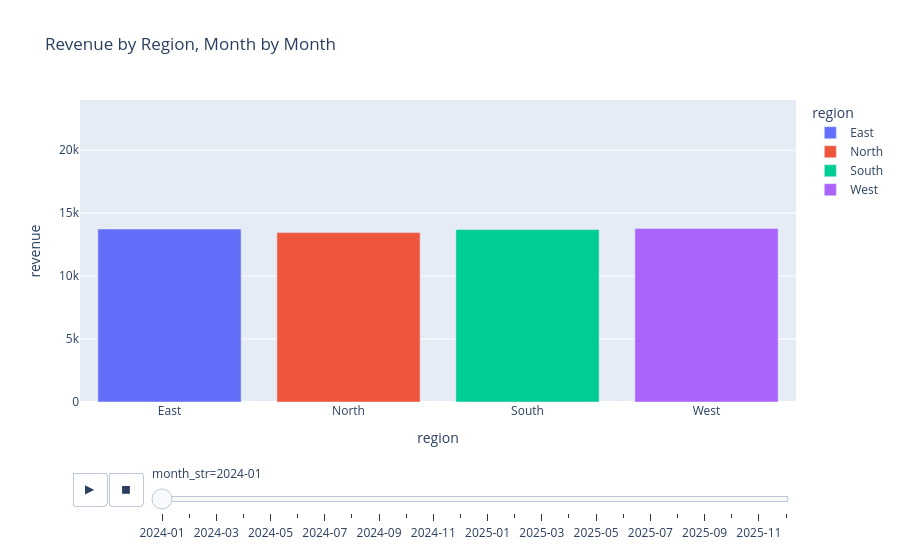

Notebook code for this chart:
### Markdown cell above
### Interactive explorer: animated revenue by region

### Code cell
ra = sales.groupby(['month', 'region'], as_index=False)['revenue'].sum()
ra['month_str'] = ra['month'].dt.strftime('%Y-%m')
fig = px.bar(ra, x='region', y='revenue', color='region', animation_frame='month_str',
             range_y=[0, ra['revenue'].max() * 1.1], title='Revenue by Region, Month by Month')
fig.write_html('html_exports/animated_revenue.html')
fig.show()

### Figure 1 — Plotly figure (JSON) as saved in the notebook; plotly's stock layout.template omitted (floating-point values rounded to 4 significant figures)
{"data": [{"hovertemplate": "region=%{x}<br>month_str=2024-01<br>revenue=%{y}<extra></extra>", "legendgroup": "East", "marker": {"color": "#636efa", "pattern": {"shape": ""}}, "name": "East", "orientation": "v", "showlegend": true, "textposition": "auto", "type": "bar", "x": ["East"], "xaxis": "x", "y": [13736], "yaxis": "y"}, {"hovertemplate": "region=%{x}<br>month_str=2024-01<br>revenue=%{y}<extra></extra>", "legendgroup": "North", "marker": {"color": "#EF553B", "pattern": {"shape": ""}}, "name": "North", "orientation": "v", "showlegend": true, "textposition": "auto", "type": "bar", "x": ["North"], "xaxis": "x", "y": [13452], "yaxis": "y"}, {"hovertemplate": "region=%{x}<br>month_str=2024-01<br>revenue=%{y}<extra></extra>", "legendgroup": "South", "marker": {"color": "#00cc96", "pattern": {"shape": ""}}, "name": "South", "orientation": "v", "showlegend": true, "textposition": "auto", "type": "bar", "x": ["South"], "xaxis": "x", "y": [13700], "yaxis": "y"}, {"hovertemplate": "region=%{x}<br>month_str=2024-01<br>revenue=%{y}<extra></extra>", "legendgroup": "West", "marker": {"color": "#ab63fa", "pattern": {"shape": ""}}, "name": "West", "orientation": "v", "showlegend": true, "textposition": "auto", "type": "bar", "x": ["West"], "xaxis": "x", "y": [13776], "yaxis": "y"}], "layout": {"barmode": "relative", "legend": {"title": {"text": "region"}, "tracegroupgap": 0}, "sliders": [{"active": 0, "currentvalue": {"prefix": "month_str="}, "len": 0.9, "pad": {"b": 10, "t": 60}, "steps": [{"args": [["2024-01"], {"frame": {"duration": 0, "redraw": true}, "fromcurrent": true, "mode": "immediate", "transition": {"duration": 0, "easing": "linear"}}], "label": "2024-01", "method": "animate"}, {"args": [["2024-02"], {"frame": {"duration": 0, "redraw": true}, "fromcurrent": true, "mode": "immediate", "transition": {"duration": 0, "easing": "linear"}}], "label": "2024-02", "method": "animate"}, {"args": [["2024-03"], {"frame": {"duration": 0, "redraw": true}, "fromcurrent": true, "mode": "immediate", "transition": {"duration": 0, "easing": "linear"}}], "label": "2024-03", "method": "animate"}, {"args": [["2024-04"], {"frame": {"duration": 0, "redraw": true}, "fromcurrent": true, "mode": "immediate", "transition": {"duration": 0, "easing": "linear"}}], "label": "2024-04", "method": "animate"}, {"args": [["2024-05"], {"frame": {"duration": 0, "redraw": true}, "fromcurrent": true, "mode": "immediate", "transition": {"duration": 0, "easing": "linear"}}], "label": "2024-05", "method": "animate"}, {"args": [["2024-06"], {"frame": {"duration": 0, "redraw": true}, "fromcurrent": true, "mode": "immediate", "transition": {"duration": 0, "easing": "linear"}}], "label": "2024-06", "method": "animate"}, {"args": [["2024-07"], {"frame": {"duration": 0, "redraw": true}, "fromcurrent": true, "mode": "immediate", "transition": {"duration": 0, "easing": "linear"}}], "label": "2024-07", "method": "animate"}, {"args": [["2024-08"], {"frame": {"duration": 0, "redraw": true}, "fromcurrent": true, "mode": "immediate", "transition": {"duration": 0, "easing": "linear"}}], "label": "2024-08", "method": "animate"}, {"args": [["2024-09"], {"frame": {"duration": 0, "redraw": true}, "fromcurrent": true, "mode": "immediate", "transition": {"duration": 0, "easing": "linear"}}], "label": "2024-09", "method": "animate"}, {"args": [["2024-10"], {"frame": {"duration": 0, "redraw": true}, "fromcurrent": true, "mode": "immediate", "transition": {"duration": 0, "easing": "linear"}}], "label": "2024-10", "method": "animate"}, {"args": [["2024-11"], {"frame": {"duration": 0, "redraw": true}, "fromcurrent": true, "mode": "immediate", "transition": {"duration": 0, "easing": "linear"}}], "label": "2024-11", "method": "animate"}, {"args": [["2024-12"], {"frame": {"duration": 0, "redraw": true}, "fromcurrent": true, "mode": "immediate", "transition": {"duration": 0, "easing": "linear"}}], "label": "2024-12", "method": "animate"}, {"args": [["2025-01"], {"frame": {"duration": 0, "redraw": true}, "fromcurrent": true, "mode": "immediate", "transition": {"duration": 0, "easing": "linear"}}], "label": "2025-01", "method": "animate"}, {"args": [["2025-02"], {"frame": {"duration": 0, "redraw": true}, "fromcurrent": true, "mode": "immediate", "transition": {"duration": 0, "easing": "linear"}}], "label": "2025-02", "method": "animate"}, {"args": [["2025-03"], {"frame": {"duration": 0, "redraw": true}, "fromcurrent": true, "mode": "immediate", "transition": {"duration": 0, "easing": "linear"}}], "label": "2025-03", "method": "animate"}, {"args": [["2025-04"], {"frame": {"duration": 0, "redraw": true}, "fromcurrent": true, "mode": "immediate", "transition": {"duration": 0, "easing": "linear"}}], "label": "2025-04", "method": "animate"}, {"args": [["2025-05"], {"frame": {"duration": 0, "redraw": true}, "fromcurrent": true, "mode": "immediate", "transition": {"duration": 0, "easing": "linear"}}], "label": "2025-05", "method": "animate"}, {"args": [["2025-06"], {"frame": {"duration": 0, "redraw": true}, "fromcurrent": true, "mode": "immediate", "transition": {"duration": 0, "easing": "linear"}}], "label": "2025-06", "method": "animate"}, {"args": [["2025-07"], {"frame": {"duration": 0, "redraw": true}, "fromcurrent": true, "mode": "immediate", "transition": {"duration": 0, "easing": "linear"}}], "label": "2025-07", "method": "animate"}, {"args": [["2025-08"], {"frame": {"duration": 0, "redraw": true}, "fromcurrent": true, "mode": "immediate", "transition": {"duration": 0, "easing": "linear"}}], "label": "2025-08", "method": "animate"}, {"args": [["2025-09"], {"frame": {"duration": 0, "redraw": true}, "fromcurrent": true, "mode": "immediate", "transition": {"duration": 0, "easing": "linear"}}], "label": "2025-09", "method": "animate"}, {"args": [["2025-10"], {"frame": {"duration": 0, "redraw": true}, "fromcurrent": true, "mode": "immediate", "transition": {"duration": 0, "easing": "linear"}}], "label": "2025-10", "method": "animate"}, {"args": [["2025-11"], {"frame": {"duration": 0, "redraw": true}, "fromcurrent": true, "mode": "immediate", "transition": {"duration": 0, "easing": "linear"}}], "label": "2025-11", "method": "animate"}, {"args": [["2025-12"], {"frame": {"duration": 0, "redraw": true}, "fromcurrent": true, "mode": "immediate", "transition": {"duration": 0, "easing": "linear"}}], "label": "2025-12", "method": "animate"}], "x": 0.1, "xanchor": "left", "y": 0, "yanchor": "top"}], "title": {"text": "Revenue by Region, Month by Month"}, "updatemenus": [{"buttons": [{"args": [null, {"frame": {"duration": 500, "redraw": true}, "fromcurrent": true, "mode": "immediate", "transition": {"duration": 500, "easing": "linear"}}], "label": "&#9654;", "method": "animate"}, {"args": [[null], {"frame": {"duration": 0, "redraw": true}, "fromcurrent": true, "mode": "immediate", "transition": {"duration": 0, "easing": "linear"}}], "label": "&#9724;", "method": "animate"}], "direction": "left", "pad": {"r": 10, "t": 70}, "showactive": false, "type": "buttons", "x": 0.1, "xanchor": "right", "y": 0, "yanchor": "top"}], "xaxis": {"anchor": "y", "categoryarray": ["East", "North", "South", "West"], "categoryorder": "array", "domain": [0, 1], "title": {"text": "region"}}, "yaxis": {"anchor": "x", "domain": [0, 1], "range": [0, 23980.0], "title": {"text": "revenue"}}}}
